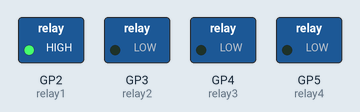
The program below on a simulated Raspberry Pi Pico running MicroPython. On the bench: switched loads named in the program (green lamp = pin HIGH).

Above: at 0.2 s.
At 0.7 s:
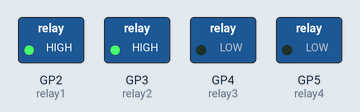
At 2.0 s:
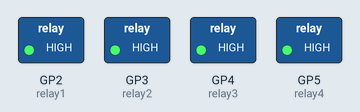
At 4.2 s:
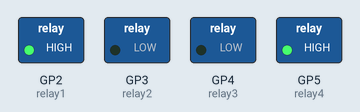
At 5.7 s:
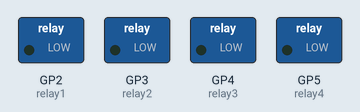
At 7.2 s:
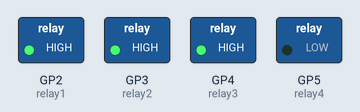
Timing chart, 0 to 7.8 s (numbered marks = the images above):
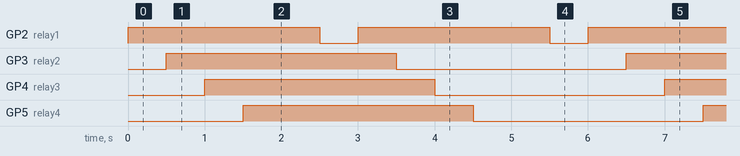

The program:

Relay_with_Raspberry_Pi_Pico.py
```python
from machine import Pin
import utime

relay1 = Pin(2, Pin.OUT)
relay2 = Pin(3, Pin.OUT)
relay3 = Pin(4, Pin.OUT)
relay4 = Pin(5, Pin.OUT)

while True:
    relay1.toggle()
    utime.sleep(0.5)
    relay2.toggle()
    utime.sleep(0.5)
    relay3.toggle()
    utime.sleep(0.5)
    relay4.toggle()
    utime.sleep(0.5)
    relay1(1)
    utime.sleep(0.5)
    relay1(0)
    utime.sleep(0.5)
```

Measured:
- by itself, GP2 (relay1): alternates HIGH for 2.5 s and LOW for 0.50 s
- by itself, GP3 (relay2), GP4 (relay3), GP5 (relay4): alternates HIGH for 3.0 s and LOW for 3.0 s
- by itself, everything shown: repeats every 6.0 s, in 10 steps
